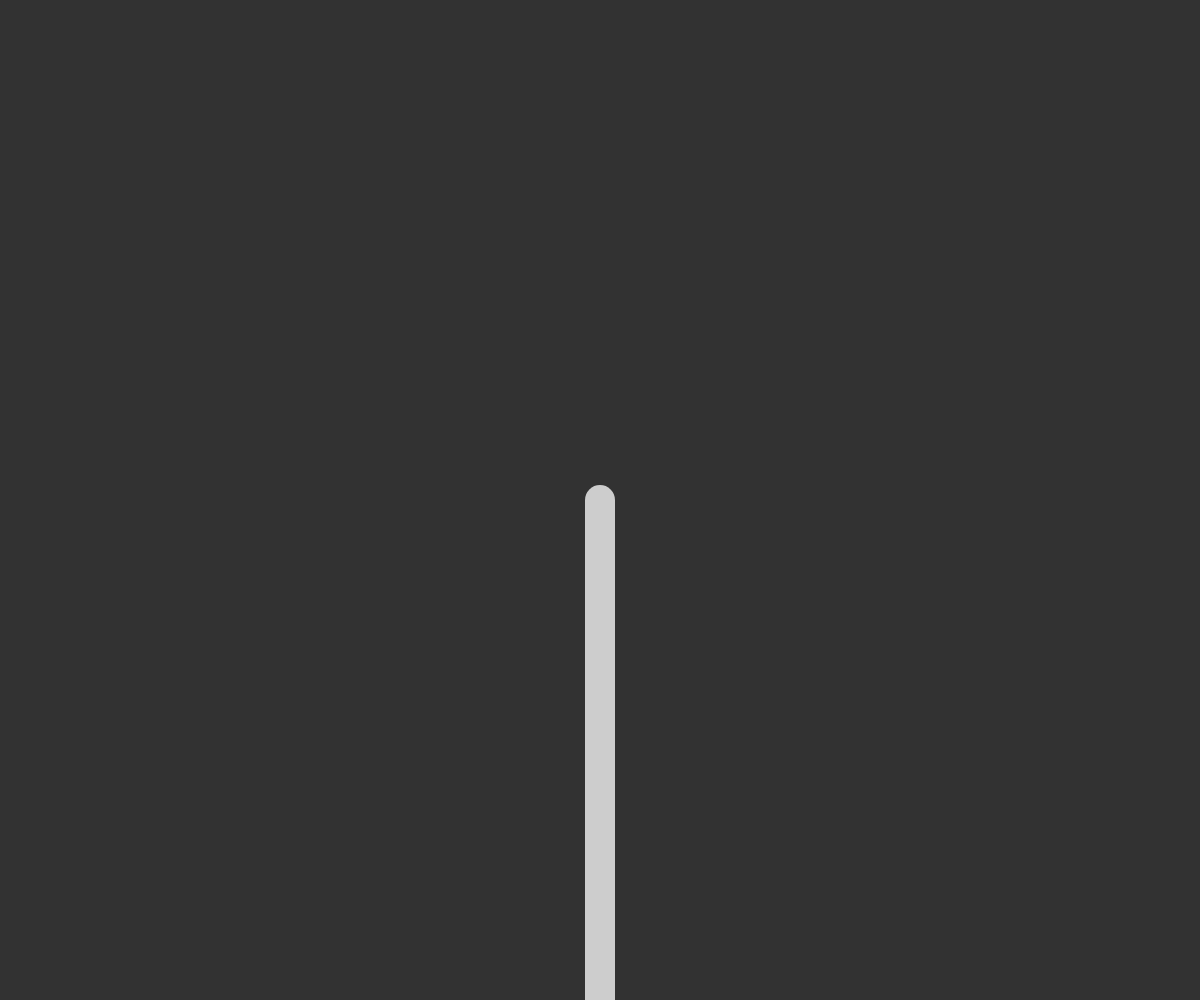
Frame 1 (no input)
Frame 60 (no input): identical to frame 1, image omitted
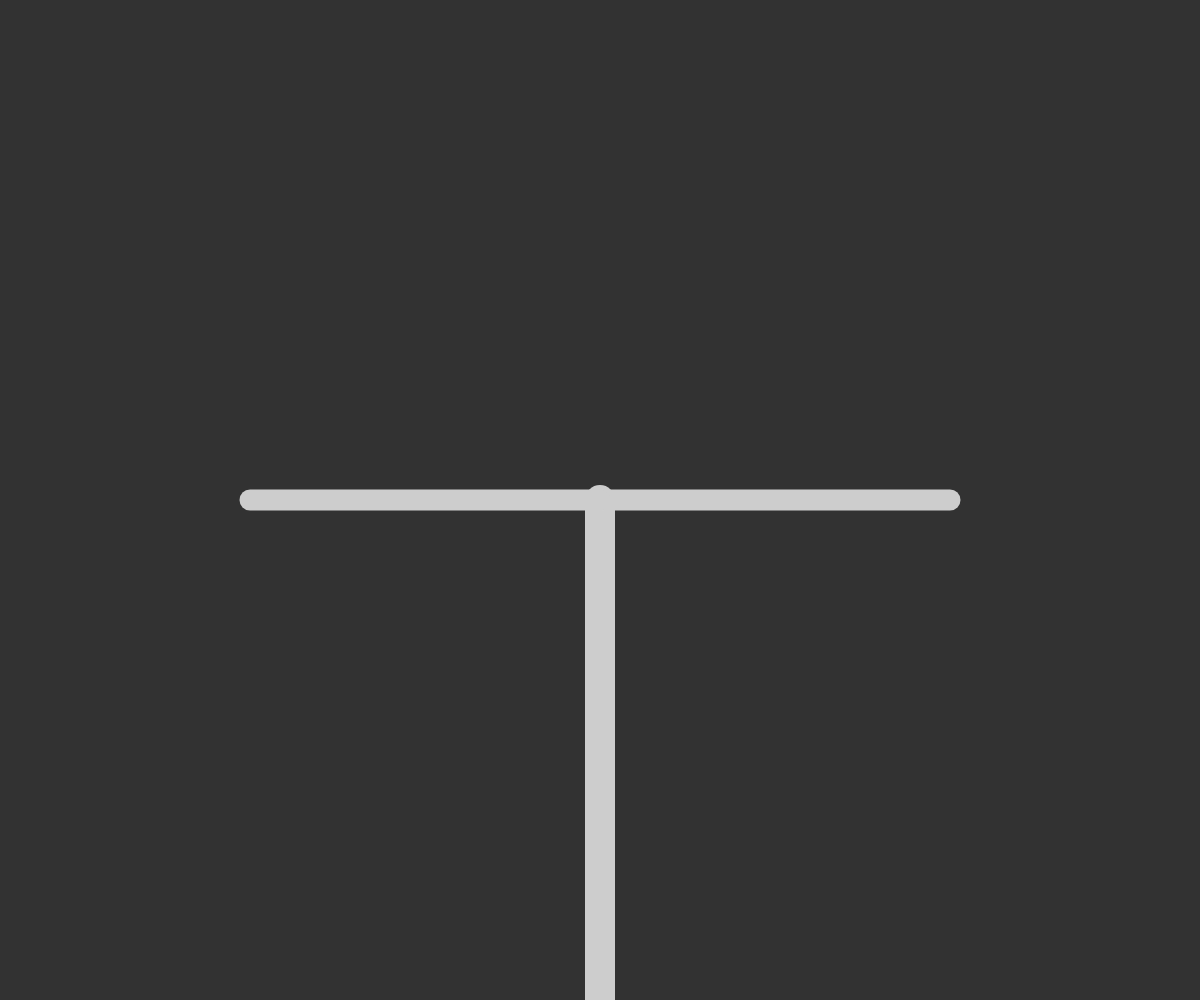
Frame 120 (the mouse pressed at the canvas centre since frame 60)

The p5.js sketch that drew these frames (run headless with seeded random() and noise() and a simulated clock; from frame 60 on, the mouse is pressed at the canvas centre):

// p5.js sketch
// ── sketch.js
const bg = 50
let tree;

function setup() {
  createCanvas(innerWidth, innerHeight)
  frameRate(30)

  let a = createVector(width / 2, height),
      b = createVector(width / 2, height * 0.5);

  let root = new Branch(a, b)

  tree = new SymmetricTree(root, angle=90, ratio=0.7, trunkWidth=30, widthRatio=0.7, inDegrees=true)
}

function draw() {
  background(bg)
  stroke(255 - bg)

  tree.draw()
}

function mousePressed() {
  tree.nextGeneration()
}
// ── branch.js
class Branch {
  constructor(a, b) {
    this.a = a
    this.b = b
    this.isLeaf = true
  }

  draw(weight) {
    push()
    strokeWeight(weight)
    line(this.a.x, this.a.y, this.b.x, this.b.y)
    pop()
  }

  off(angle, ratio, inDegrees=false) {
    this.isLeaf = false
    console.log(inDegrees)
    let c = p5.Vector.sub(this.b, this.a)
    inDegrees == true ? c.rotate(radians(angle)) : c.rotate(angle)
    c.mult(ratio)

    let d = p5.Vector.add(this.b, c)
    
    return new Branch(this.b, d)
  }

}
// ── generation.js
class Generation {
  constructor(number) {
    this.number = number
    this.branches = []
  }

  draw(weight) {
    for (let branch of this.branches) {
      branch.draw(weight)
    }
  }
  
  addBranch(branch) {
    this.branches.push(branch)
  }

  *[Symbol.iterator]() {
    for (let branch of this.branches) {
      yield branch
    }
  }
}
// ── tree.js
class Tree {
  constructor(root, trunkWidth=10, widthRatio=0.6) {
    this.generations = []
    let trunk = new Generation(0)
    trunk.addBranch(root)
    this.addGeneration(trunk)
    this.trunkWidth = trunkWidth
    this.widthRatio = widthRatio
  }

  draw() {
    for (let generation of this.generations) {
      let weight = this.trunkWidth * Math.pow(this.widthRatio, generation.number)
      // console.log('ratio', this.widthRatio)
      // console.log('width', this.trunkWidth)
      // console.log('generation', generation.number)
      // console.log(weight)
      generation.draw(weight)
    }
  }

  drawGeneration(n) {
    this.generations[n].draw()
  }

  addGeneration(generation) {
    this.generations.push(generation)
  }

  nextGeneration(angle=45, ratio=0.67, inDegrees=true) {
    let generation = new Generation(this.length())
    let lastGeneration = this.generations[this.length() - 1]
    for (let branch of lastGeneration) {
      generation.addBranch(branch.off(angle, ratio, inDegrees=true))
      generation.addBranch(branch.off(-angle, ratio, inDegrees=true))
    }
    this.addGeneration(generation)
    return generation
  }

  flattenedBranches() {

  }

  length() {
    return this.generations.length
  }
}

class SymmetricTree extends Tree {
  constructor(root, angle, ratio, trunkWidth, widthRatio, inDegrees=false) {
    super(root, trunkWidth, widthRatio)
    this.angle = angle
    this.ratio = ratio
    this.inDegrees = inDegrees
  }

  nextGeneration() {
    let generation = new Generation(this.length())
    let lastGeneration = this.generations[this.length() - 1]

    for (let branch of lastGeneration) {
      let right = branch.off(this.angle, this.ratio, this.inDegrees)
      let left = branch.off(this.angle * -1, this.ratio, this.inDegrees)
      generation.addBranch(right)
      generation.addBranch(left)
    }
    
    this.addGeneration(generation)
    return generation
  }

}
